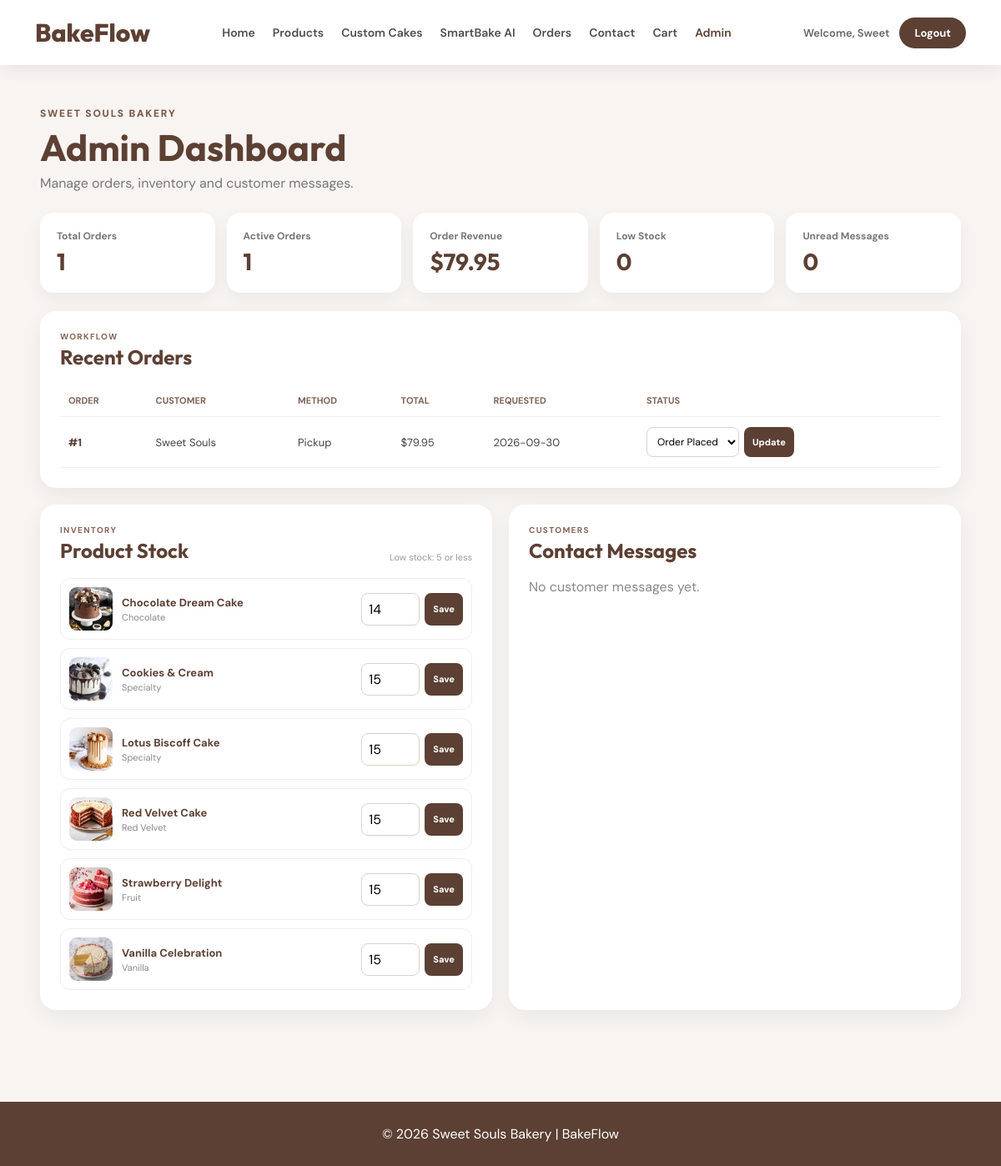
The page /admin (signed in) on the database its author committed.
### tables this page shows
CREATE TABLE orders (

            id INTEGER PRIMARY KEY AUTOINCREMENT,

            user_email TEXT NOT NULL,

            order_date TEXT NOT NULL,

            status TEXT NOT NULL,

            order_type TEXT NOT NULL,

            delivery_method TEXT NOT NULL,

            total REAL NOT NULL, customer_name TEXT, phone TEXT, street TEXT, suburb TEXT, state TEXT, postcode TEXT, requested_date TEXT, notes TEXT, delivery_fee REAL DEFAULT 0, payment_method TEXT DEFAULT 'Pay on pickup/delivery',

            FOREIGN KEY (user_email)
                REFERENCES users(email)
        );

CREATE TABLE products (

        id INTEGER PRIMARY KEY AUTOINCREMENT,

        name TEXT NOT NULL,
        category TEXT NOT NULL,
        description TEXT NOT NULL,
        price REAL NOT NULL,
        image TEXT NOT NULL

    , stock INTEGER NOT NULL DEFAULT 15, is_active INTEGER NOT NULL DEFAULT 1);

### app.py (the view)
@app.route("/admin")
@admin_required
def admin_dashboard():
    connection = get_db_connection()
    metrics = {
        "total_orders": connection.execute("SELECT COUNT(*) FROM orders").fetchone()[0],
        "active_orders": connection.execute(
            "SELECT COUNT(*) FROM orders WHERE status NOT IN ('Completed', 'Cancelled')"
        ).fetchone()[0],
        "revenue": connection.execute(
            "SELECT COALESCE(SUM(total), 0) FROM orders WHERE status != 'Cancelled'"
        ).fetchone()[0],
        "low_stock": connection.execute(
            "SELECT COUNT(*) FROM products WHERE stock <= ? AND is_active = 1",
            (LOW_STOCK_LEVEL,)
        ).fetchone()[0],
        "unread_messages": connection.execute(
            "SELECT COUNT(*) FROM contact_messages WHERE is_read = 0"
        ).fetchone()[0],
    }
    recent_orders = connection.execute("""
        SELECT * FROM orders ORDER BY id DESC LIMIT 12
    """).fetchall()
    inventory = connection.execute("""
        SELECT * FROM products ORDER BY stock ASC, name ASC
    """).fetchall()
    messages = connection.execute("""
        SELECT * FROM contact_messages ORDER BY id DESC LIMIT 10
    """).fetchall()
    connection.close()
    return render_template(
        "admin.html",
        username=session["user"],
        metrics=metrics,
        recent_orders=recent_orders,
        inventory=inventory,
        messages=messages,
        statuses=ORDER_STATUSES,
        low_stock_level=LOW_STOCK_LEVEL,
    )

### app.py (called while the page is built)
def get_db_connection():
    connection = sqlite3.connect(DATABASE)
    connection.row_factory = sqlite3.Row
    connection.execute("PRAGMA foreign_keys = ON")
    return connection

def admin_required(function):
    @wraps(function)
    def wrapped(*args, **kwargs):
        if "user" not in session:
            return redirect(url_for("login"))
        if session.get("role") != "Admin":
            flash("Administrator access is required.")
            return redirect(url_for("home"))
        return function(*args, **kwargs)
    return wrapped

@app.context_processor
def shared_template_values():
    cart_count = 0
    if session.get("email"):
        connection = get_db_connection()
        product_count = connection.execute(
            "SELECT COALESCE(SUM(quantity), 0) FROM cart WHERE user_email = ?",
            (session["email"],)
        ).fetchone()[0]
        custom_count = connection.execute(
            "SELECT COALESCE(SUM(quantity), 0) FROM custom_cart WHERE user_email = ?",
            (session["email"],)
        ).fetchone()[0]
        connection.close()
        cart_count = product_count + custom_count
    return {
        "cart_count": cart_count,
        "current_role": session.get("role"),
    }

### templates/admin.html (shortened to what this page needs)
{% extends "base.html" %}
{% block page_css %}
<link rel="stylesheet" href="{{ url_for('static', filename='css/admin.css') }}">
{% endblock %}
{% block content %}
<section class="admin-header">
    <div>
        <p>Sweet Souls Bakery</p>
        <h1>Admin Dashboard</h1>
        <span>Manage orders, inventory and customer messages.</span>
    </div>
</section>
<main class="admin-main">
    <section class="metrics-grid">
        <div class="metric"><span>Total Orders</span><strong>{{ metrics.total_orders }}</strong></div>
        <div class="metric"><span>Active Orders</span><strong>{{ metrics.active_orders }}</strong></div>
        <div class="metric"><span>Order Revenue</span><strong>${{ "%.2f"|format(metrics.revenue) }}</strong></div>
        <div class="metric"><span>Low Stock</span><strong>{{ metrics.low_stock }}</strong></div>
        <div class="metric"><span>Unread Messages</span><strong>{{ metrics.unread_messages }}</strong></div>
    </section>
    <section class="admin-card">
        <div class="card-heading">
            <div><p>Workflow</p><h2>Recent Orders</h2></div>
        </div>
        <div class="table-wrap">
            <table>
                <thead><tr><th>Order</th><th>Customer</th><th>Method</th><th>Total</th><th>Requested</th><th>Status</th></tr></thead>
                <tbody>
                    {% for order in recent_orders %}
                    <tr>
                        <td><a href="{{ url_for('order_details', order_id=order['id']) }}">#{{ order['id'] }}</a></td>
                        <td>{{ order['customer_name'] or order['user_email'] }}</td>
                        <td>{{ order['delivery_method'] }}</td>
                        <td>${{ "%.2f"|format(order['total']) }}</td>
                        <td>{{ order['requested_date'] or '—' }}</td>
                        <td>
                            <form class="inline-form" action="{{ url_for('admin_update_order_status', order_id=order['id']) }}" method="POST">
                                <select name="status">
                                    {% for status in statuses %}<option {% if status == order['status'] %}selected{% endif %}>{{ status }}</option>{% endfor %}
                                </select>
                                <button type="submit">Update</button>
                            </form>
                        </td>
                    </tr>
                    {% else %}
                    <tr><td colspan="6">No orders have been placed yet.</td></tr>
                    {% endfor %}
                </tbody>
            </table>
        </div>
    </section>
    <section class="admin-grid">
        <section class="admin-card">
            <div class="card-heading"><div><p>Inventory</p><h2>Product Stock</h2></div><span>Low stock: {{ low_stock_level }} or less</span></div>
            <div class="inventory-list">
                {% for product in inventory %}
                <div class="inventory-item {% if product['stock'] <= low_stock_level %}low-stock{% endif %}">
                    <img src="{{ url_for('static', filename='images/' + product['image']) }}" alt="{{ product['name'] }}">
                    <div><strong>{{ product['name'] }}</strong><span>{{ product['category'] }}</span></div>
                    <form action="{{ url_for('admin_update_stock', product_id=product['id']) }}" method="POST">
                        <input type="number" name="stock" value="{{ product['stock'] }}" min="0" max="999">
                        <button type="submit">Save</button>
                    </form>
                </div>
                {% endfor %}
            </div>
        </section>
        <section class="admin-card">
            <div class="card-heading"><div><p>Customers</p><h2>Contact Messages</h2></div></div>
            <div class="message-list">
                {% for message in messages %}
                <article class="admin-message {% if not message['is_read'] %}unread{% endif %}">
                    <div><strong>{{ message['subject'] }}</strong><span>{{ message['name'] }} · {{ message['email'] }}</span></div>
                    <p>{{ message['message'] }}</p>
                    <small>{{ message['created_at'] }}</small>
                    {% if not message['is_read'] %}
                    <form action="{{ url_for('admin_mark_message_read', message_id=message['id']) }}" method="POST">
                        <button type="submit">Mark Read</button>
                    </form>
                    {% endif %}
                </article>
                {% else %}
                <p class="empty-text">No customer messages yet.</p>
                {% endfor %}
            </div>
        </section>
    </section>
</main>
{% endblock %}

### static/css/admin.css (style rules this page uses)
* { margin:0;padding:0;box-sizing:border-box }
body { font-family:'DM Sans',sans-serif;background:#F8F4F1;color:#444 }
.admin-header { width:min(92%,1280px);margin:50px auto 25px }
.admin-header p { color:#7A5646;font-size:12px;font-weight:800;letter-spacing:1.8px;text-transform:uppercase }
.admin-header h1 { margin:5px 0;font-family:'Outfit',sans-serif;font-size:44px;color:#5C4033 }
.admin-header span { color:#777 }
.admin-main { width:min(92%,1280px);margin:auto;padding-bottom:60px }
.metrics-grid { display:grid;grid-template-columns:repeat(5,1fr);gap:14px;margin-bottom:22px }
.metric { padding:20px;border-radius:16px;background:#fff;box-shadow:0 7px 20px rgba(0,0,0,.05) }
.metric span { display:block;color:#777;font-size:12px;font-weight:700 }
.metric strong { display:block;margin-top:5px;font-family:'Outfit',sans-serif;font-size:28px;color:#5C4033 }
.admin-card { padding:24px;border-radius:19px;background:#fff;box-shadow:0 8px 24px rgba(0,0,0,.06) }
.card-heading { display:flex;align-items:end;justify-content:space-between;gap:12px;margin-bottom:18px }
.card-heading p { color:#8a6858;font-size:10px;font-weight:800;letter-spacing:1.3px;text-transform:uppercase }
.card-heading h2 { margin-top:3px;font-family:'Outfit',sans-serif;color:#5C4033 }
.card-heading>span { color:#999;font-size:11px }
.table-wrap { overflow:auto }
table { width:100%;min-width:850px;border-collapse:collapse }
th,td { padding:12px 10px;border-bottom:1px solid #eee;text-align:left;font-size:13px }
th { color:#806354;font-size:11px;text-transform:uppercase }
td a { color:#5C4033;font-weight:800;text-decoration:none }
.inline-form { display:flex;gap:6px }
.inline-form select { padding:8px;border:1px solid #ddd0c8;border-radius:8px;background:#fff;font:inherit;font-size:12px }
.inline-form button,.inventory-item button,.admin-message button { padding:8px 10px;border:0;border-radius:8px;background:#5C4033;color:#fff;font:inherit;font-size:11px;font-weight:800;cursor:pointer }
.admin-grid { display:grid;grid-template-columns:1fr 1fr;gap:20px;margin-top:20px }
.inventory-list,.message-list { display:grid;gap:10px }
.inventory-item { display:grid;grid-template-columns:52px 1fr auto;gap:11px;align-items:center;padding:10px;border:1px solid #eee;border-radius:12px }
.inventory-item img { width:52px;height:52px;border-radius:9px;object-fit:cover }
.inventory-item strong,.inventory-item span { display:block }
.inventory-item strong { color:#5C4033;font-size:13px }
.inventory-item span { margin-top:2px;color:#888;font-size:11px }
.inventory-item form { display:flex;gap:6px }
.inventory-item input { width:70px;padding:8px;border:1px solid #ddd0c8;border-radius:8px;font:inherit }
.empty-text { color:#888 }

### rows shown on the page
orders: id "1", customer_name "Sweet Souls", delivery_method "Pickup", total "79.95", requested_date "2026-09-30", status "Order Placed"
products: image (picture), name "Chocolate Dream Cake", category "Chocolate", stock "14"
products: image (picture), name "Cookies & Cream", category "Specialty", stock "15"
products: image (picture), name "Lotus Biscoff Cake", category "Specialty", stock "15"
products: image (picture), name "Red Velvet Cake", category "Red Velvet", stock "15"
products: image (picture), name "Strawberry Delight", category "Fruit", stock "15"
products: image (picture), name "Vanilla Celebration", category "Vanilla", stock "15"

### other values the page prints
{{ username }} "Sweet"
{{ metrics.total_orders }} "1"
{{ metrics.active_orders }} "1"
{{ "%.2f"|format(metrics.revenue) }} "79.95"
{{ metrics.low_stock }} "0"
{{ metrics.unread_messages }} "0"
{{ low_stock_level }} "5"
